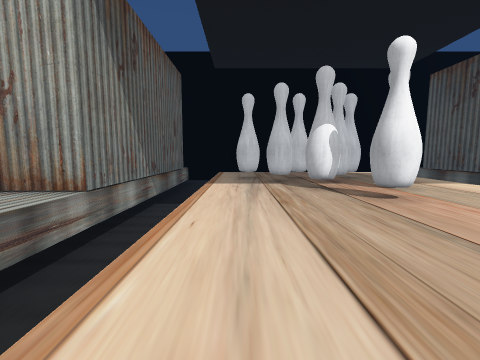
View 1 (above)

20 first-person views from a walk through a scene from a Unity 3-D project. The camera is 1.5 m above the floor, tilts 6° down and sees 90° across. The floor is counted in squares, 1.44 m on a side. Each view is taken from the middle of a square. On the plan, view 1 faces up. The plan holds only what a view shows up to about 11 squares ahead; the rest is blank. The place goes on beyond the plan. The player character is not drawn.

View 2
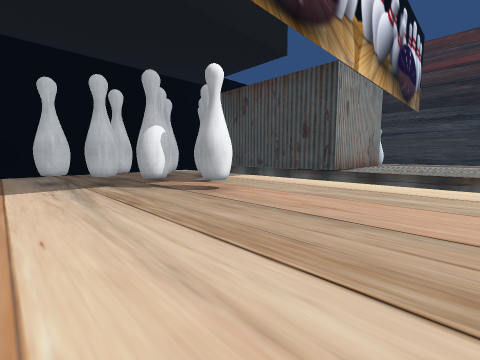

View 3
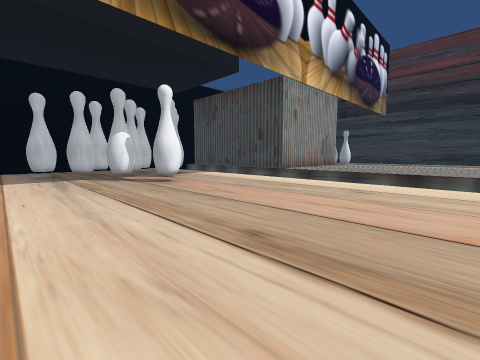

View 4
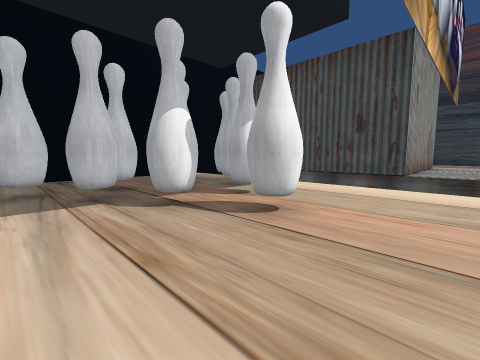

View 5
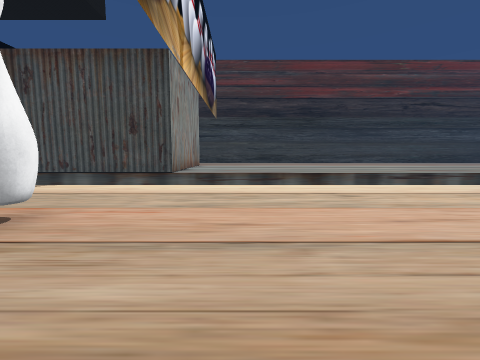

View 6
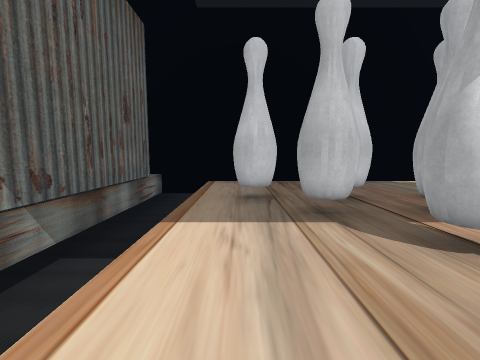

View 7
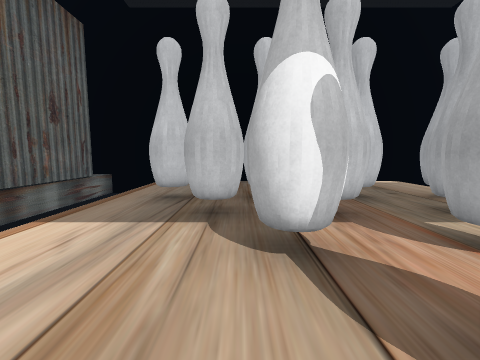

View 8
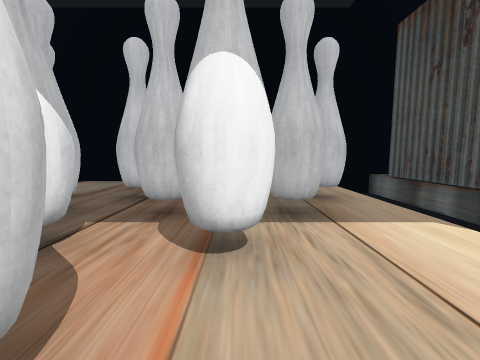

View 9
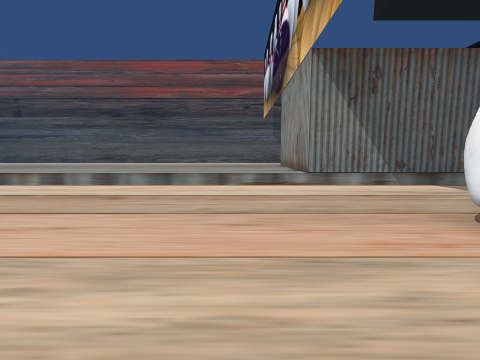

View 10
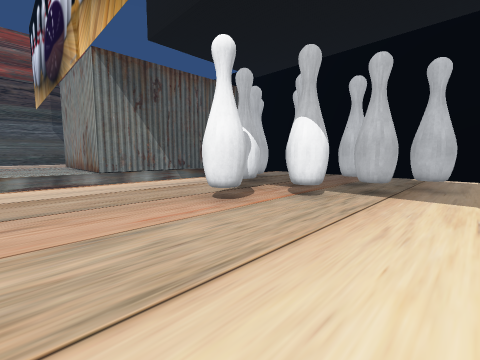

View 11
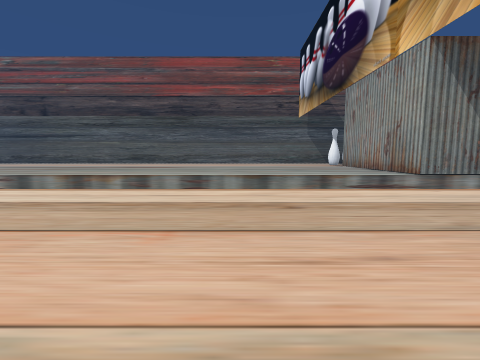

View 12
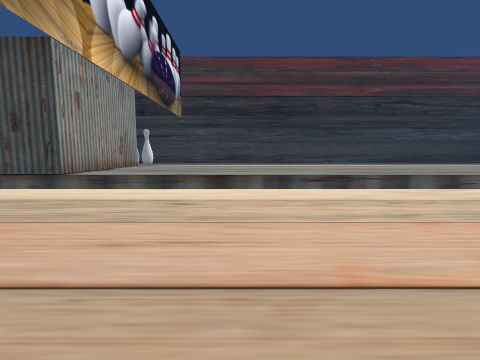

View 13
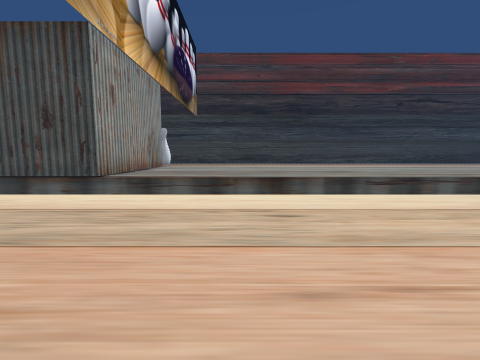

View 14
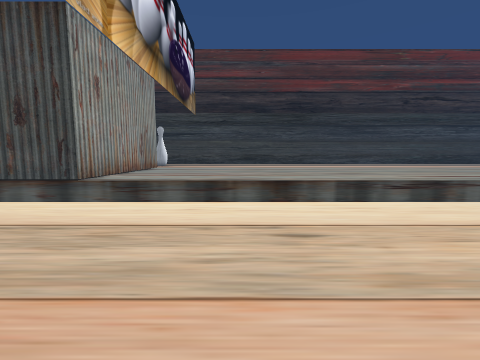

View 15
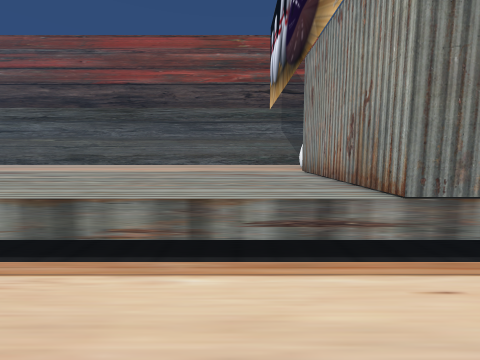

View 16
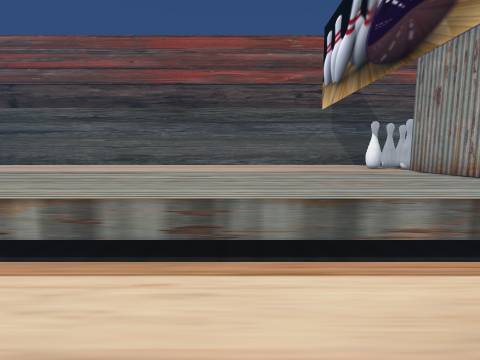

View 17
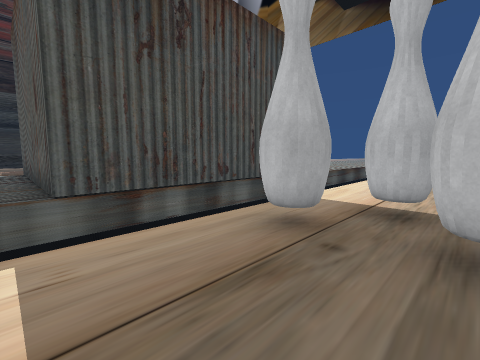

View 18
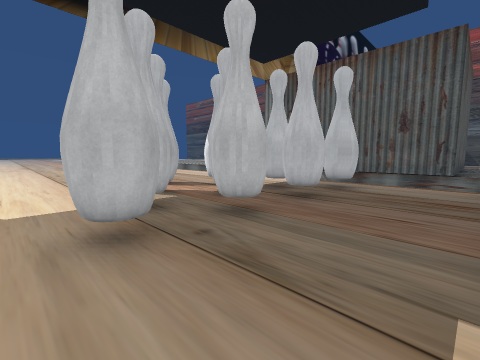

View 19
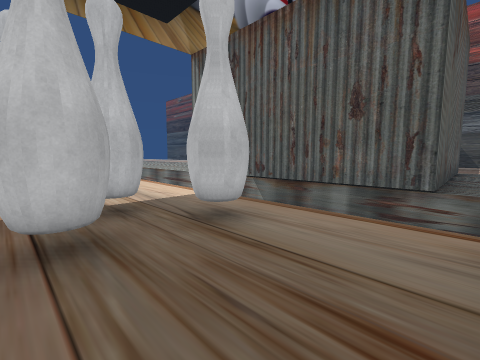

View 20
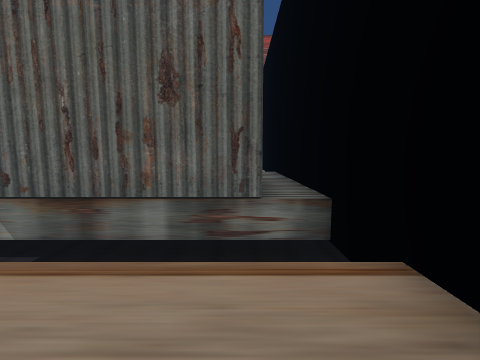

### Floor plan
Key: @ floor where view 1 was taken; # wall or solid block; x gap in a wall; . main floor; : floor 0.5 m higher than the main floor; v drop or lower ground; T thing the floor can be seen under or through.
Columns run from 10 left of view 1 to 14 right of it. Each row starts with its distance up from view 1.
 15        vv ###   ## vv#
 14 :::::::vv.......... v:::
 13 ########v.......... #####
 12        #v.......... #
 11        #v.#xx#.#.#. #
 10        #v.......... #
  9        #v...T.T.#.. #
  8        #v...TTTT... #
  7        #v....TTT... #
  6        #v.....T.... #
  5 ########v.......... #####
  4 :::::::vv.......... v::::
  3 :::::::vv.......... v::::
  2 :::::::vv.......... v::::
  1 :::::::v .......... v::::
  0 :::::::v .@........ v::::
 -1 :::::::v .......... v::::
 -2 :::::::v .......... v::::
 -3 :::::::v .......... v::::
 -4 :::::::v .......... v::::
 -5 :::::::v .......... v::::
 -6 :::::::v ....  .... v::::
 -7 :::::::v ...    ... v::::
 -8 :::::::v ..      .. v::::
 -9 :::::::v            v::::
-10 :::::::v            v::::
-11 :::: ::v            v::
-12 :::  ::              ::
-13 ::

Positions as (right, up) in squares from view 1, and headings:
1: (0, 0), facing up
2: (-1, 0), facing up-right
3: (-1, -3), facing up-right
4: (0, 3), facing up-right
5: (0, 2), facing right
6: (0, 5), facing up
7: (2, 5), facing up
8: (5, 5), facing up
9: (7, 2), facing left
10: (8, 2), facing up-left
11: (6, -2), facing left
12: (1, -2), facing right
13: (2, 0), facing right
14: (3, 0), facing right
15: (1, 2), facing left
16: (1, -3), facing left
17: (5, 14), facing down-right
18: (8, 14), facing down-left
19: (3, 14), facing down-left
20: (1, 13), facing left
